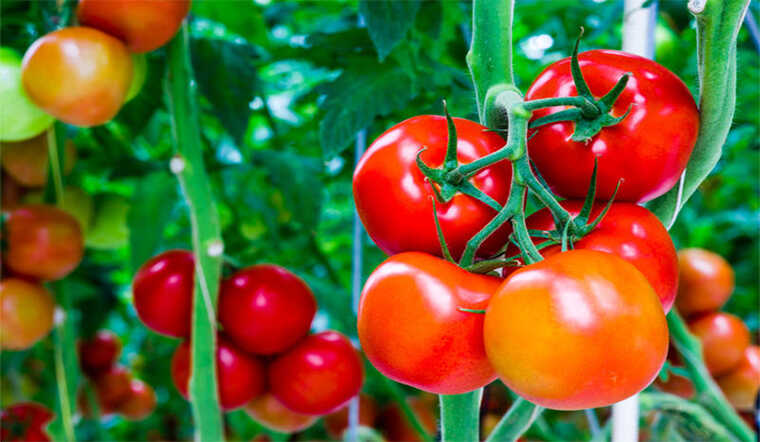
#> input picture mobile/assets/images/login_image.jpg, 760 x 442 px
$ python -i gate_augment.py   (imports and definitions only)
#> lines starting #> are read from the running program, lines starting #| are printed output that depends on the picture; after the words box and inside, x2 and y2 are one past the last pixel; in counts of white or black regions, pixels touching at a corner belong together
### model/src/__init__.py
"""Mô hình nhận diện bệnh trên lá cây + XAI (phần phụ trách: Gia Bảo)."""

import sys

__version__ = "0.1.0"

# Ép UTF-8 cho output.
#
# Mọi script trong package này đều in tiếng Việt. Chạy thẳng trong terminal thì
# không sao, nhưng khi output bị chuyển hướng ra file hoặc pipe, Python trên
# Windows thôi dùng console API và rơi về bảng mã cp1252 — bảng này không có ký
# tự tiếng Việt, nên chương trình sập giữa chừng với UnicodeEncodeError. Nghĩa
# là một lượt huấn luyện dài đang chạy sẽ chết ngay dòng in đầu tiên chỉ vì
# người dùng muốn giữ log:
#
#     python -m src.training.train > outputs/logs/train.log
#
# Đặt ở đây vì src/__init__.py là chỗ duy nhất mà mọi lệnh `python -m src.*`
# đều đi qua, nên sửa một lần là hết cho toàn bộ script.
for _stream in (sys.stdout, sys.stderr):
    # Không phải lúc nào cũng là TextIOWrapper — pythonw không có stdout, còn
    # pytest thay stdout bằng đối tượng bắt output riêng của nó.
    if hasattr(_stream, "reconfigure"):
        _stream.reconfigure(encoding="utf-8")

### model/src/data/gate_augment.py
"""Augmentation phá "lối tắt phong cách ảnh" cho bộ chặn 2 lớp (issue #92).

Vì sao cần: lớp dương của bộ chặn toàn ảnh PlantVillage (một phiến lá cắt rời,
nền xám đồng nhất, đèn phòng chụp) còn lớp âm toàn ảnh Internet (nền lộn xộn,
ánh sáng tự nhiên). Hai lớp **tách được bằng phong cách ảnh** nên mạng không cần
nhìn cái lá: bản huấn luyện đầu đạt recall 1,0000 trên tập test của chính nó và
0,9993 trên test PlantVillage, nhưng **chặn oan 92,0 % ảnh lá thật của PlantDoc**
— tức lúc chạy thật, ảnh nông dân chụp ngoài vườn sẽ bị từ chối gần như toàn bộ.

Cách chữa ở đây: làm cho **nền không còn mang thông tin về nhãn**. Tách phiến lá
khỏi nền xám rồi dán lên chính những tấm nền của lớp âm, nên cùng một cái nền
xuất hiện ở cả hai lớp — muốn phân biệt thì buộc phải nhìn vật thể. Kèm theo là
nắng gắt/bóng đổ mô phỏng ngoài trời.

⚠️ Chỉ lấy nền từ ảnh âm thuộc split **train**. Dùng nền của val/test là rò rỉ,
và kiểu rò rỉ này không báo lỗi gì — chỉ làm hai con số cuối đẹp lên vô cớ.

Mặt hạn chế phải nhớ khi báo cáo: đây vẫn là lá **cắt rời dán lên nền**, không
phải ảnh chụp cả bụi cây nhiều lá chồng nhau. Nó xoá được manh mối nền nhưng
không tạo ra được cảnh lộn xộn thật.
"""

from __future__ import annotations

import random
from pathlib import Path

import cv2
import numpy as np
from PIL import Image
from torch.utils.data import Dataset

from src.data.dataset import TomatoLeafDataset


# [12 lines left out: function load_rgb_fast, not called in this run]


def leaf_mask(rgb: np.ndarray) -> np.ndarray:
    """Mặt nạ phiến lá trên nền đồng nhất kiểu PlantVillage.

    Chỉ dùng **độ bão hoà màu**: lá xanh hoặc nâu bệnh đều bão hoà rõ, còn nền
    xám thì không — kể cả vùng bóng đổ, vì bóng chỉ làm nền tối đi chứ không làm
    nó có màu. Đo thử 30 ảnh: ngưỡng 40 cho diện tích mặt nạ trung vị 0,45, khớp
    với tỉ lệ phiến lá nhìn bằng mắt.

    ⚠️ Bản đầu còn cộng thêm điều kiện "khác xa màu nền lấy từ viền ảnh"
    (``dist > 60``) — **sai**: chính vùng bóng đổ cũng khác xa màu viền, nên mặt
    nạ nuốt luôn cả nền, diện tích trung vị vọt lên 0,95 và 18/40 ảnh bị bỏ qua
    vì chạm ngưỡng an toàn. Bỏ hẳn điều kiện đó.

    Không cần chính xác tuyệt đối — sai lệch ở đây là nhiễu augmentation, không
    phải số đo (khác hẳn mặt nạ dùng để chấm điểm Grad-CAM ở #17, chỗ đó sai một
    chút là hỏng kết luận).
    """
    sat = cv2.cvtColor(rgb, cv2.COLOR_RGB2HSV)[..., 1].astype(np.int16)
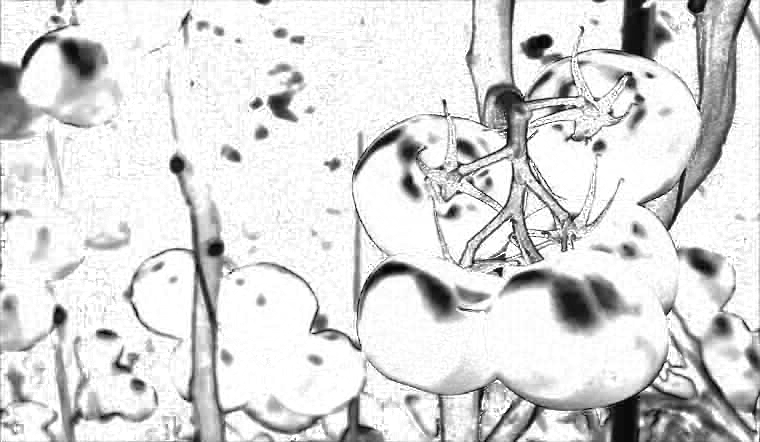
#> sat: shape (442, 760) int16; min 0, max 255, mean 216.7
    mask = (sat > 40).astype(np.uint8)
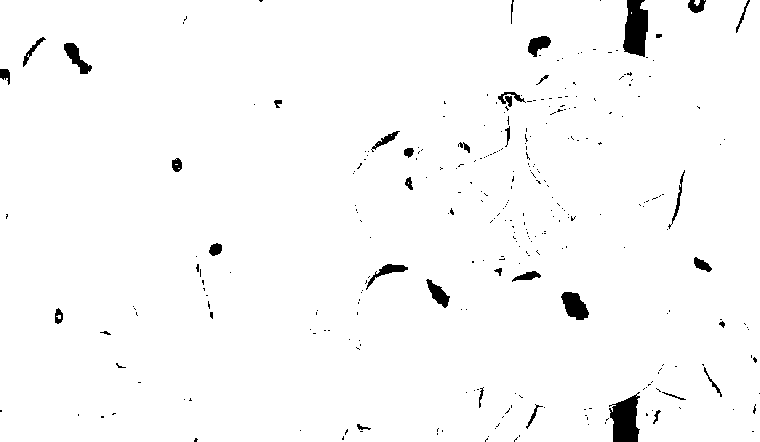
#> mask: shape (442, 760); values 0 (black) and 1 (white), 97.9% white; 304 black regions (268 under 20 px), largest, box (x1, y1, x2, y2) and area: (623, 0, 648, 57) 1089, (609, 392, 640, 442) 1064, (561, 292, 589, 320) 512
    kernel = cv2.getStructuringElement(cv2.MORPH_ELLIPSE, (7, 7))
    mask = cv2.morphologyEx(mask, cv2.MORPH_CLOSE, kernel)
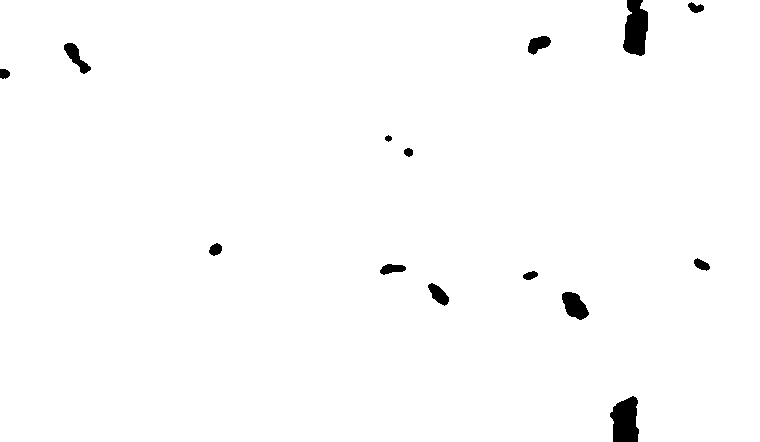
#> mask: shape (442, 760); values 0 (black) and 1 (white), 98.7% white; 14 black regions, largest, box (x1, y1, x2, y2) and area: (623, 0, 648, 56) 1062, (610, 396, 639, 442) 1024, (562, 292, 589, 320) 492
    mask = cv2.morphologyEx(mask, cv2.MORPH_OPEN, kernel)
#> mask: shape (442, 760); values 0 (black) and 1 (white), 98.7% white; 14 black regions, largest, box (x1, y1, x2, y2) and area: (623, 0, 648, 56) 1071, (610, 396, 639, 442) 1028, (562, 292, 589, 320) 493

    n, labels, stats, _ = cv2.connectedComponentsWithStats(mask, 8)
#> n = 2; stats = [[0, 0, 710, 442, 4282], [0, 0, 760, 442, 331638]]
    if n > 1:
        biggest = 1 + int(np.argmax(stats[1:, cv2.CC_STAT_AREA]))
#> biggest = 1
        mask = (labels == biggest).astype(np.uint8)

    # Co vào một chút: mặt nạ hay ăn theo mép bóng đổ của lá, để nguyên thì ảnh
    # ghép nào cũng có viền tối quanh lá — vừa xoá được manh mối nền lại vừa tạo
    # ra một manh mối mới đúng y như vậy.
    return cv2.erode(mask, cv2.getStructuringElement(cv2.MORPH_ELLIPSE, (5, 5)))
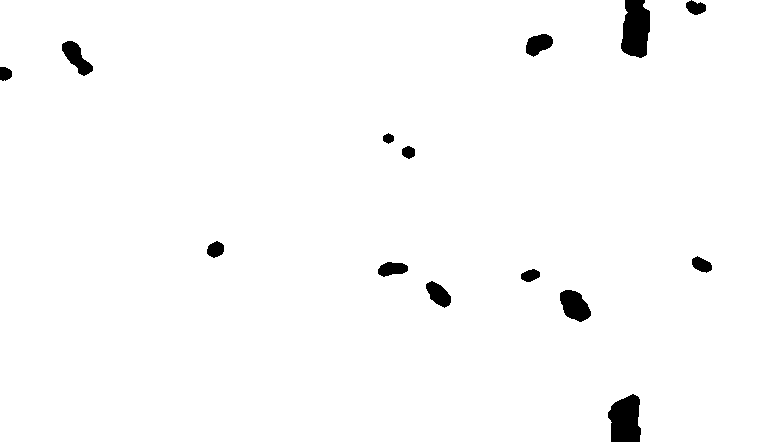
#> returned value: shape (442, 760); values 0 (black) and 1 (white), 98.2% white; 14 black regions, largest, box (x1, y1, x2, y2) and area: (621, 0, 650, 58) 1351, (608, 394, 641, 442) 1258, (560, 290, 591, 322) 681


# [44 lines left out: functions composite_on_background, harsh_outdoor_light, background_pool, not called in this run]


class DomainShortcutBreaker:
    """Áp cho ảnh **lớp dương** trước khi vào pipeline augment thường."""

    # [28 lines left out: functions __init__, __call__, not called in this run]


class GateTrainDataset(Dataset):
    """Như ``TomatoLeafDataset`` nhưng augment **theo nguồn ảnh**.

    Phải là dataset riêng chứ không phải một transform cắm vào pipeline chung,
    vì phép ghép nền chỉ có nghĩa với **ảnh dương của PlantVillage**:

    - Ảnh âm vốn đã có nền lộn xộn thật, ghép thêm nền nữa chỉ làm hỏng ảnh.
    - Ảnh dương **PlantDoc** cũng vậy, và còn tệ hơn: ``leaf_mask`` giả định nền
      xám đồng nhất kiểu phòng chụp, đem áp lên ảnh đồng ruộng thì mặt nạ ra
      rác. Chính chúng là ảnh mang nền thật vào cho bộ chặn học — ghép đè lên là
      xoá mất thứ ta vừa mất công thêm vào.
    """

    # [6 lines left out: function __init__, not called in this run]

    def __len__(self) -> int:
        return len(self.inner)

    # [8 lines left out: function __getitem__, not called in this run]

    @property
    def keys(self) -> list[str]:
        return self.inner.keys

    @property
    def class_counts(self) -> list[int]:
        return self.inner.class_counts

>>> import cv2
>>> picture = cv2.cvtColor(cv2.imread('../../../mobile/assets/images/login_image.jpg'), cv2.COLOR_BGR2RGB)
>>> result = leaf_mask(picture)
